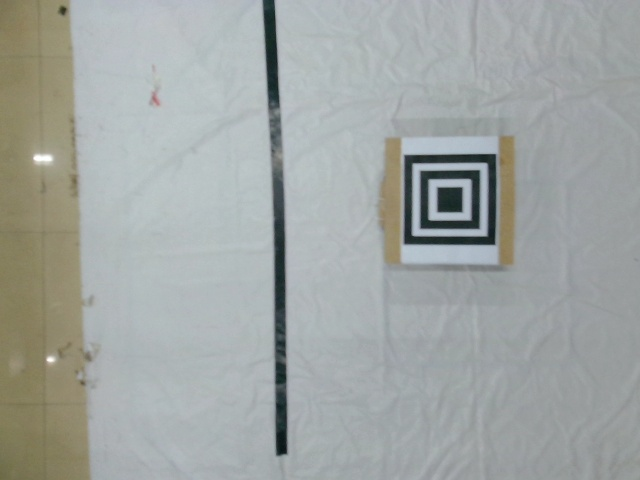
#> input picture picture/1563045960/origpic/10.jpg, 640 x 480 px
$ python -i qr_dete2.py   (imports and definitions only)
#> lines starting #> are read from the running program, lines starting #| are printed output that depends on the picture; after the words box and inside, x2 and y2 are one past the last pixel; in counts of white or black regions, pixels touching at a corner belong together
#> further down, picture is the input picture: shape (480, 640, 3); mean B, G, R 163.3, 165.6, 160.6
import cv2 as cv
import numpy as np
import math


def detect_qr(image):

    image = cv.flip(cv.transpose(image), 0)
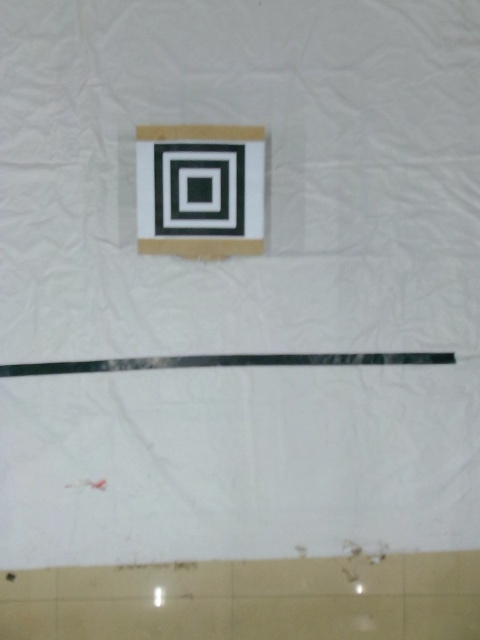
#> image: shape (640, 480, 3); mean of channels 0, 1, 2 163.3, 165.6, 160.6; drawn as B, G, R

    # cv.imshow("src", image)
    gray = cv.cvtColor(image, cv.COLOR_BGR2GRAY)
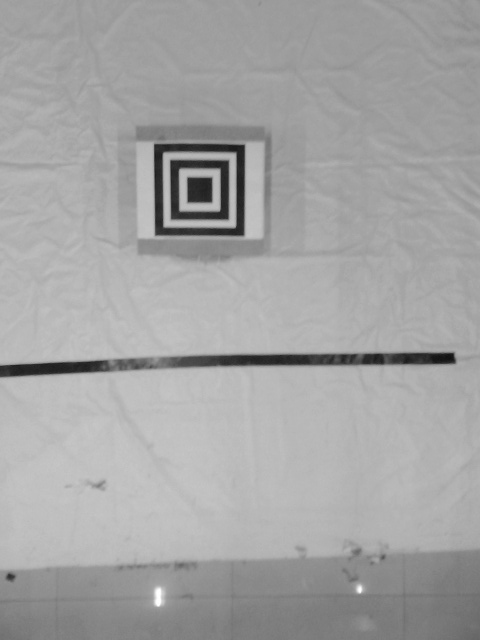
#> gray: shape (640, 480); min 16, max 255, mean 163.9
    _, binary = cv.threshold(gray, 80, 255, cv.THRESH_OTSU + cv.THRESH_BINARY_INV)
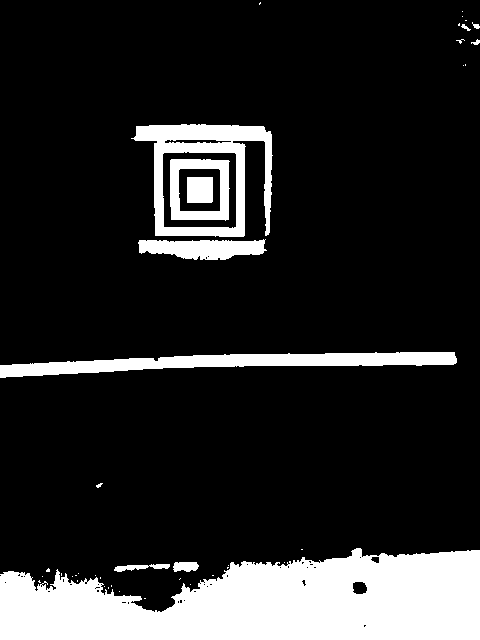
#> binary: shape (640, 480); 16% white; 42 white regions (31 under 20 px)
    # cv.imshow("binary", binary)

    contours, hierarchy = cv.findContours(binary, cv.RETR_TREE, cv.CHAIN_APPROX_SIMPLE)
#> contours = 86 contours, 73 with area under 20; largest, box (x1, y1, x2, y2) and area: (0, 548, 480, 640) 32228, (131, 124, 273, 237) 10973, (162, 151, 237, 229) 5522, (0, 352, 457, 378) 5150, (170, 159, 230, 221) 3450

    # cv.drawContours(image, contours, -1, (255, 0, 0), 1)

    # cv.imshow('contours', image)

    if hierarchy is None or len(hierarchy) <= 0:
        return image, None, None, None
    hierarchy = hierarchy[0]
    found = []

    # 识别二维码中的回形定位符
    for i in range(len(contours)):
        k = i
        c = 0
        while hierarchy[k][2] != -1:
            k = hierarchy[k][2]
            c = c + 1
        if c >= 2 and len(contours[i]) < 230:
            found.append(i)
#> this loop made 86 passes
#> after the loop, found = [69, 70, 71]

    # print(found)

    if len(found) >= 2:
        cnt = contours[found[0]]
#> cnt = contour of 118 points, box (x1, y1, x2, y2) (131, 124, 273, 237), area 10973
        # print found
        for i in found[1:]:
            cnt = np.append(cnt, contours[i], axis=0)
#> this loop made 2 passes
#> i on passes 1 to 2: 70, 71
#> after the loop, cnt = contour of 167 points, box (x1, y1, x2, y2) (131, 124, 273, 237), area 9230
        rect = cv.minAreaRect(cnt)
#> rect = ((201.5, 180), (112, 141), -90)
        # opencv3 change the function to cv2.boxPoints()
        box = np.int0(cv.boxPoints(rect))
#> box = [[272, 236], [131, 236], [131, 124], [272, 124]]
        Xs = [i[0] for i in box]
#> Xs = [272, 131, 131, 272]
        Ys = [i[1] for i in box]
#> Ys = [236, 236, 124, 124]
        Xmin = np.min(Xs)
#> Xmin = 131
        Ymin = np.min(Ys)
#> Ymin = 124
        Xmax = np.max(Xs)
#> Xmax = 272
        Ymax = np.max(Ys)
#> Ymax = 236
        box_area = (box[0][0] - box[1][0]) ** 2 + (box[0][1] - box[1][1]) ** 2
#> box_area = 19881
        # print('box_area', box_area)
        # recognize the box wether it is close to cubic
        # if (Ymax - Ymin)/(Xmax - Xmin) < 1.2 and (Ymax - Ymin)/(Xmax - Xmin) > 0.8:
        objectX = int((Xmin + Xmax) / 2)
#> objectX = 201
        objectY = int((Ymin + Ymax) / 2)
#> objectY = 180
        # cv2.line(image,(Xs[0],Ys[0]),(Xs[1],Ys[1]),(0,0,255),1)
        cv.circle(image, (objectX, objectY), 3, (255, 255, 255), 2)
#> image: shape (640, 480, 3); 0.02% of pixels changed, all inside (x1, y1, x2, y2) = (197, 176, 206, 185)
        cv.circle(image, (240, 320), 3, (255, 255, 255), 2)
#> image: shape (640, 480, 3); mean of channels 0, 1, 2 163.3, 165.6, 160.7
        cv.drawContours(image, [box], -1, (0, 255, 0), 2)
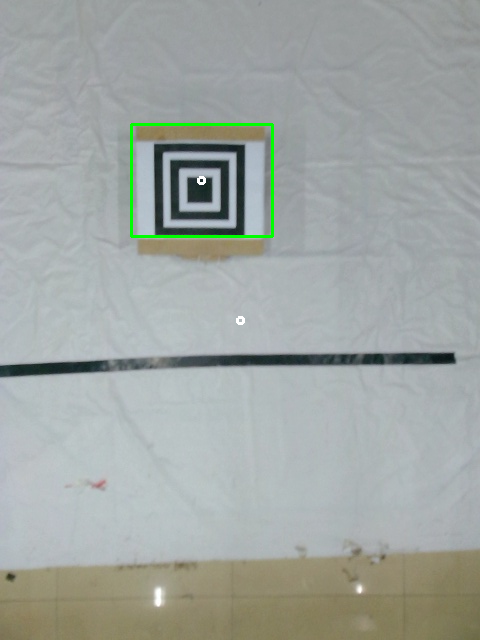
#> image: shape (640, 480, 3); mean of channels 0, 1, 2 162.6, 166.1, 159.9; drawn as B, G, R
        # compute the bias between box center and img center
        x_bia = objectX - image.shape[1] / 2
#> x_bia = -39
        y_bia = objectY - image.shape[0] / 2
#> y_bia = -140
        angle = None
        if len(found) >= 3:
            for i in range(len(found)):
                x, y, w, h = cv.boundingRect(contours[found[i]])
                a = (x + w / 2, y + h / 2)
                cv.circle(image, (int(a[0]), int(a[1])), 3, (0, 0, 255), 2)
#> this loop made 3 passes
#> (x, y, w, h, a) on passes 1 to 3: (131, 124, 142, 113, (202, 180.5)), (162, 151, 75, 78, (199.5, 190)), (170, 159, 60, 62, (200, 190))
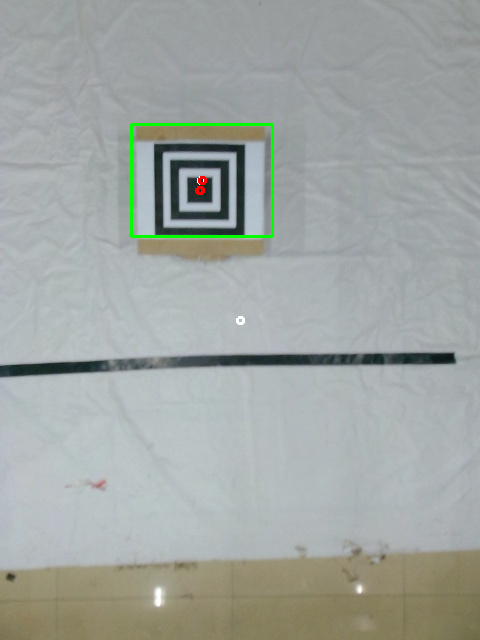
#> image: shape (640, 480, 3); 0.04% of pixels changed, all inside (x1, y1, x2, y2) = (195, 176, 207, 195); drawn as B, G, R
            # recongnition the three rect depending on the area ratio
            sub_square = [None for i in range(3)]
#> sub_square = 3 items
            sub_cnt = 0
            for i in range(len(found)):
                x, y, w, h = cv.boundingRect(contours[found[i]])
                if abs((w * h * 1.0) / box_area - 0.108) < 0.05 and sub_cnt < 3:
                    sub_square[sub_cnt] = found[i]
                    sub_cnt += 1
#> this loop made 3 passes
#> (x, y, w, h) on passes 1 to 3: (131, 124, 142, 113), (162, 151, 75, 78), (170, 159, 60, 62)
#> after the loop, sub_cnt = 0
            if sub_cnt != 3:
                return image, None, None, None

            x1, y1, w1, h1 = cv.boundingRect(contours[sub_square[0]])
            x2, y2, w2, h2 = cv.boundingRect(contours[sub_square[1]])
            x3, y3, w3, h3 = cv.boundingRect(contours[sub_square[2]])
            a = (int(x1 + w1 / 2), int(y1 + h1 / 2))
            b = (int(x2 + w2 / 2), int(y2 + h2 / 2))
            c = (int(x3 + w3 / 2), int(y3 + h3 / 2))

            cv.circle(image, a, 3, (255, 0, 0), 2)
            cv.circle(image, b, 3, (255, 0, 0), 2)
            cv.circle(image, c, 3, (255, 0, 0), 2)
            # compute the direction of qrcode
            list = []
            list.append(abs((a[0] - b[0]) * (a[0] - c[0]) + (a[1] - b[1]) * (a[1] - c[1])))
            list.append(abs((b[0] - a[0]) * (b[0] - c[0]) + (b[1] - a[1]) * (b[1] - c[1])))
            list.append(abs((c[0] - a[0]) * (c[0] - b[0]) + (c[1] - a[1]) * (c[1] - b[1])))
            index = np.argmin(list)
            line = None
            center = [0, 0]
            point = None
            # judge the middle back shape
            if index == 0:
                line = [a[0] - (b[0] + c[0]) / 2, a[1] - (b[1] + c[1]) / 2]
                point = a
                center = [int((b[0] + c[0]) / 2), int((b[1] + c[1]) / 2)]
            elif index == 1:
                line = [b[0] - (a[0] + c[0]) / 2, b[1] - (a[1] + c[1]) / 2]
                point = b
                center = [int((a[0] + c[0]) / 2), int((a[1] + c[1]) / 2)]
            else:
                line = [c[0] - (a[0] + b[0]) / 2, c[1] - (a[1] + b[1]) / 2]
                point = c
                center = [int((b[0] + a[0]) / 2), int((b[1] + a[1]) / 2)]

            # compute the direction of qrcode
            line = [line[0], -line[1]]
            angle = math.atan2(line[1], line[0]) / math.pi * 180 - 45
            # angle = angle if angle > 0 else angle + 360
            # draw line
            cv.line(image, (240, 320), tuple(center), (255, 0, 0), 2)

        return image, x_bia, y_bia, angle
    else:
        return image, None, None, None


# [12 lines not run here, left out]

>>> import cv2
>>> picture = cv2.imread('../picture/1563045960/origpic/10.jpg')
>>> result = detect_qr(picture)

$ run again, on picture/1563045960/origpic/100.jpg
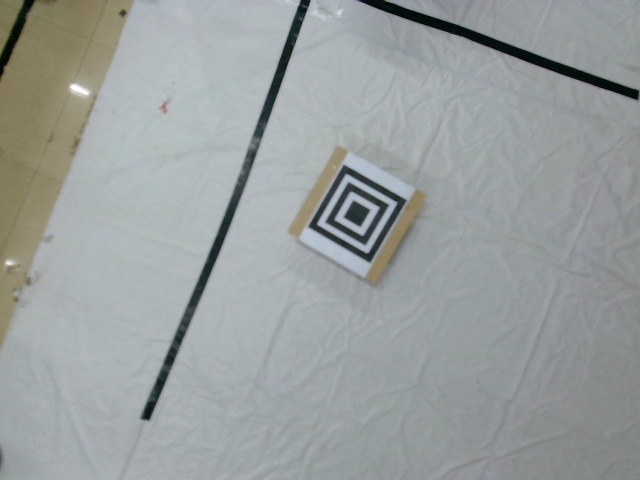
#> input picture picture/1563045960/origpic/100.jpg, 640 x 480 px
#> picture is the input picture: shape (480, 640, 3); mean B, G, R 158.5, 158.8, 153.8
#> in detect_qr, `_, binary = cv.threshold(gray, 80, 255, cv.THRESH_OTSU + cv.THRESH_BIN..`:
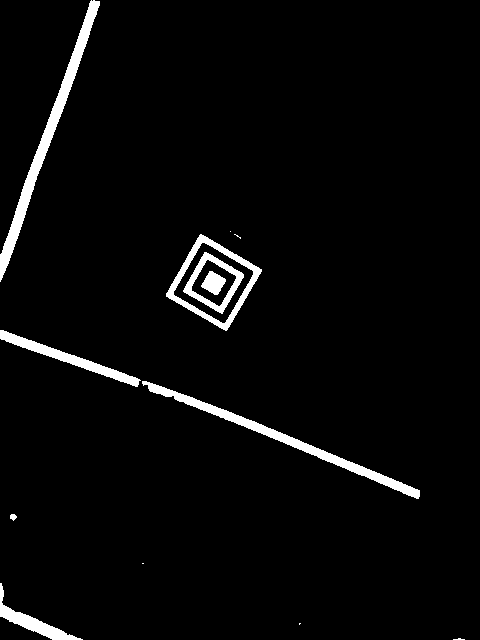
#> binary: shape (640, 480); 3.5% white; 13 white regions (5 under 20 px)
#> contours = 15 contours, 5 with area under 20; largest, box (x1, y1, x2, y2) and area: (166, 234, 262, 331) 5015, (173, 242, 254, 324) 3682, (0, 0, 100, 282) 2638, (142, 381, 420, 499) 2234, (183, 252, 244, 314) 2042
#> the loop in detect_qr, `for i in range(len(contours)):` made 15 passes
#> after the loop in detect_qr, `for i in range(len(contours)):`: found = [8, 9, 10]
#> in detect_qr, `cnt = contours[found[0]]`: cnt = contour of 202 points, box (x1, y1, x2, y2) (166, 234, 262, 331), area 5015
#> the loop in detect_qr, `for i in found[1:]:` made 2 passes
#> i on passes 1 to 2: 9, 10
#> after the loop in detect_qr, `for i in found[1:]:`: cnt = contour of 500 points, box (x1, y1, x2, y2) (166, 234, 262, 331), area 3399
#> rect = ((213.1, 282.1), (71.83, 72.11), -59.89)
#> box = [[226, 331], [163, 295], [199, 232], [262, 269]]
#> Xs = [226, 163, 199, 262]
#> Ys = [331, 295, 232, 269]
#> Xmin = 163
#> Ymin = 232
#> Xmax = 262
#> Ymax = 331
#> box_area = 5265
#> objectX = 212
#> objectY = 281
#> in detect_qr, `cv.drawContours(image, [box], -1, (0, 255, 0), 2)`:
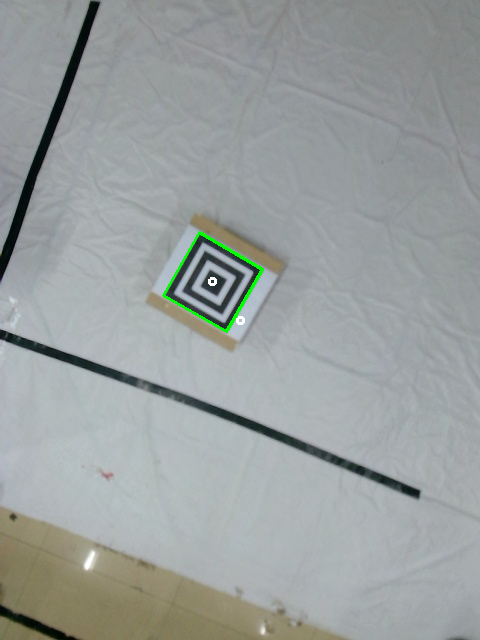
#> image: shape (640, 480, 3); mean of channels 0, 1, 2 158.2, 159.2, 153.5; drawn as B, G, R
#> x_bia = -28
#> y_bia = -39
#> the loop in detect_qr, `for i in range(len(found)):` made 3 passes
#> (x, y, w, h, a) on passes 1 to 3: (166, 234, 96, 97, (214, 282.5)), (173, 242, 81, 82, (213.5, 283)), (183, 252, 61, 62, (213.5, 283))
#> sub_square = 3 items
#> the loop in detect_qr, `for i in range(len(found)):` made 3 passes
#> (x, y, w, h) on passes 1 to 3: (166, 234, 96, 97), (173, 242, 81, 82), (183, 252, 61, 62)
#> after the loop in detect_qr, `for i in range(len(found)):`: sub_cnt = 0

$ run again, on picture/1563045960/origpic/104.jpg
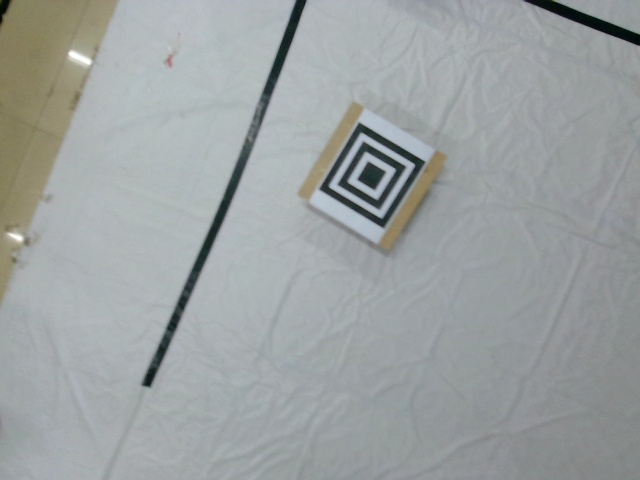
#> input picture picture/1563045960/origpic/104.jpg, 640 x 480 px
#> picture is the input picture: shape (480, 640, 3); mean B, G, R 161.5, 161.4, 156.1
#> in detect_qr, `_, binary = cv.threshold(gray, 80, 255, cv.THRESH_OTSU + cv.THRESH_BIN..`:
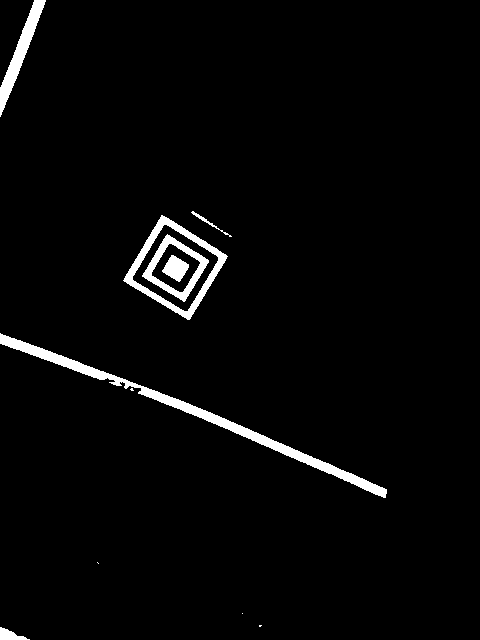
#> binary: shape (640, 480); 2.8% white; 11 white regions (4 under 20 px)
#> contours = 13 contours, 4 with area under 20; largest, box (x1, y1, x2, y2) and area: (123, 215, 228, 320) 5820, (132, 224, 219, 312) 4212, (0, 333, 387, 498) 3280, (142, 234, 209, 302) 2381, (151, 243, 201, 293) 1393
#> the loop in detect_qr, `for i in range(len(contours)):` made 13 passes
#> after the loop in detect_qr, `for i in range(len(contours)):`: found = [6, 7, 8]
#> in detect_qr, `cnt = contours[found[0]]`: cnt = contour of 205 points, box (x1, y1, x2, y2) (123, 215, 228, 320), area 5820
#> the loop in detect_qr, `for i in found[1:]:` made 2 passes
#> i on passes 1 to 2: 7, 8
#> after the loop in detect_qr, `for i in found[1:]:`: cnt = contour of 501 points, box (x1, y1, x2, y2) (123, 215, 228, 320), area 4002
#> rect = ((175.2, 267.2), (77, 78.2), -59.04)
#> box = [[188, 320], [121, 280], [161, 214], [228, 254]]
#> Xs = [188, 121, 161, 228]
#> Ys = [320, 280, 214, 254]
#> Xmin = 121
#> Ymin = 214
#> Xmax = 228
#> Ymax = 320
#> box_area = 6089
#> objectX = 174
#> objectY = 267
#> in detect_qr, `cv.drawContours(image, [box], -1, (0, 255, 0), 2)`:
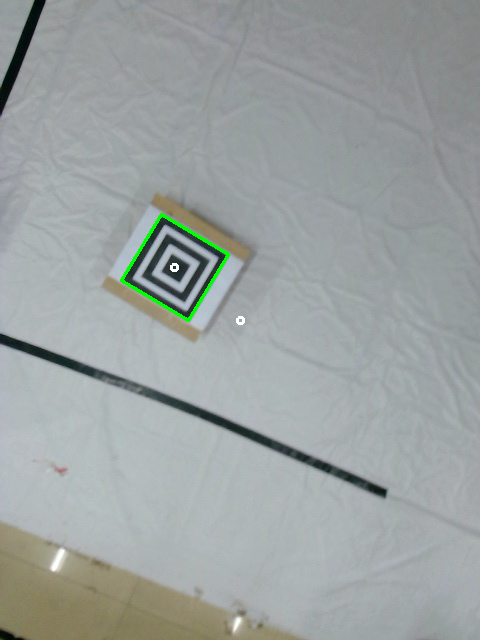
#> image: shape (640, 480, 3); mean of channels 0, 1, 2 161.2, 161.9, 155.8; drawn as B, G, R
#> x_bia = -66
#> y_bia = -53
#> the loop in detect_qr, `for i in range(len(found)):` made 3 passes
#> (x, y, w, h, a) on passes 1 to 3: (123, 215, 105, 105, (175.5, 267.5)), (132, 224, 87, 88, (175.5, 268)), (142, 234, 67, 68, (175.5, 268))
#> sub_square = 3 items
#> the loop in detect_qr, `for i in range(len(found)):` made 3 passes
#> (x, y, w, h) on passes 1 to 3: (123, 215, 105, 105), (132, 224, 87, 88), (142, 234, 67, 68)
#> after the loop in detect_qr, `for i in range(len(found)):`: sub_cnt = 0
